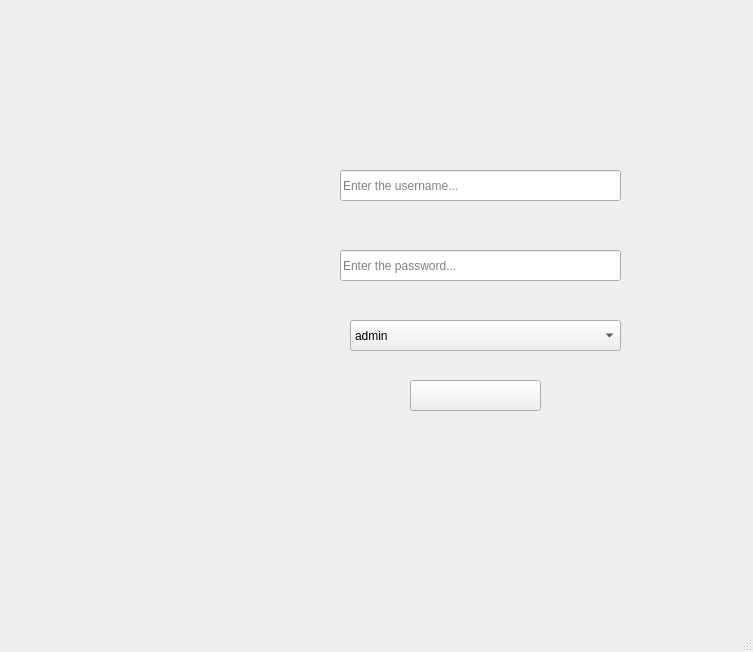
<?xml version="1.0" encoding="UTF-8"?>
<ui version="4.0">
 <class>MainWindow</class>
 <widget class="QMainWindow" name="MainWindow">
  <property name="geometry">
   <rect>
    <x>0</x>
    <y>0</y>
    <width>753</width>
    <height>652</height>
   </rect>
  </property>
  <property name="windowTitle">
   <string>MainWindow</string>
  </property>
  <widget class="QWidget" name="centralwidget">
   <widget class="QLabel" name="label">
    <property name="geometry">
     <rect>
      <x>290</x>
      <y>70</y>
      <width>381</width>
      <height>381</height>
     </rect>
    </property>
    <property name="text">
     <string/>
    </property>
    <property name="pixmap">
     <pixmap>../../../resimler/3.png</pixmap>
    </property>
   </widget>
   <widget class="QPushButton" name="pushButton">
    <property name="geometry">
     <rect>
      <x>410</x>
      <y>380</y>
      <width>131</width>
      <height>31</height>
     </rect>
    </property>
    <property name="text">
     <string/>
    </property>
   </widget>
   <widget class="QLineEdit" name="password">
    <property name="geometry">
     <rect>
      <x>340</x>
      <y>250</y>
      <width>281</width>
      <height>31</height>
     </rect>
    </property>
    <property name="echoMode">
     <enum>QLineEdit::Password</enum>
    </property>
    <property name="placeholderText">
     <string>Enter the password...</string>
    </property>
   </widget>
   <widget class="QLineEdit" name="username">
    <property name="geometry">
     <rect>
      <x>340</x>
      <y>170</y>
      <width>281</width>
      <height>31</height>
     </rect>
    </property>
    <property name="placeholderText">
     <string>Enter the username...</string>
    </property>
   </widget>
   <widget class="QComboBox" name="role">
    <property name="geometry">
     <rect>
      <x>350</x>
      <y>320</y>
      <width>271</width>
      <height>31</height>
     </rect>
    </property>
    <item>
     <property name="text">
      <string>admin</string>
     </property>
    </item>
    <item>
     <property name="text">
      <string>user</string>
     </property>
    </item>
   </widget>
  </widget>
  <widget class="QStatusBar" name="statusbar"/>
 </widget>
 <resources/>
 <connections/>
</ui>
